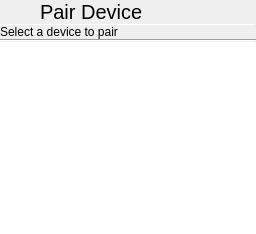
      <widget class="QWidget" name="page_5">
       <layout class="QVBoxLayout" name="verticalLayout_8">
        <property name="spacing">
         <number>0</number>
        </property>
        <property name="leftMargin">
         <number>0</number>
        </property>
        <property name="topMargin">
         <number>0</number>
        </property>
        <property name="rightMargin">
         <number>0</number>
        </property>
        <property name="bottomMargin">
         <number>0</number>
        </property>
        <item>
         <layout class="QHBoxLayout" name="horizontalLayout_4">
          <property name="spacing">
           <number>0</number>
          </property>
          <item>
           <widget class="QPushButton" name="backButton">
            <property name="sizePolicy">
             <sizepolicy hsizetype="Preferred" vsizetype="Preferred">
              <horstretch>0</horstretch>
              <verstretch>0</verstretch>
             </sizepolicy>
            </property>
            <property name="text">
             <string/>
            </property>
            <property name="icon">
             <iconset theme="go-previous">
              <normaloff>.</normaloff>.</iconset>
            </property>
            <property name="flat">
             <bool>true</bool>
            </property>
           </widget>
          </item>
          <item>
           <widget class="QLabel" name="label_5">
            <property name="sizePolicy">
             <sizepolicy hsizetype="Expanding" vsizetype="Preferred">
              <horstretch>0</horstretch>
              <verstretch>0</verstretch>
             </sizepolicy>
            </property>
            <property name="font">
             <font>
              <pointsize>15</pointsize>
             </font>
            </property>
            <property name="text">
             <string>Pair Device</string>
            </property>
            <property name="margin">
             <number>9</number>
            </property>
           </widget>
          </item>
         </layout>
        </item>
        <item>
         <widget class="Line" name="line_7">
          <property name="maximumSize">
           <size>
            <width>16777215</width>
            <height>1</height>
           </size>
          </property>
          <property name="orientation">
           <enum>Qt::Horizontal</enum>
          </property>
         </widget>
        </item>
        <item>
         <widget class="QLabel" name="label_9">
          <property name="text">
           <string>Select a device to pair</string>
          </property>
          <property name="margin">
           <number>9</number>
          </property>
         </widget>
        </item>
        <item>
         <widget class="Line" name="line">
          <property name="orientation">
           <enum>Qt::Horizontal</enum>
          </property>
         </widget>
        </item>
        <item>
         <widget class="QListView" name="pairDeviceList">
          <property name="frameShape">
           <enum>QFrame::NoFrame</enum>
          </property>
         </widget>
        </item>
       </layout>
      </widget>
